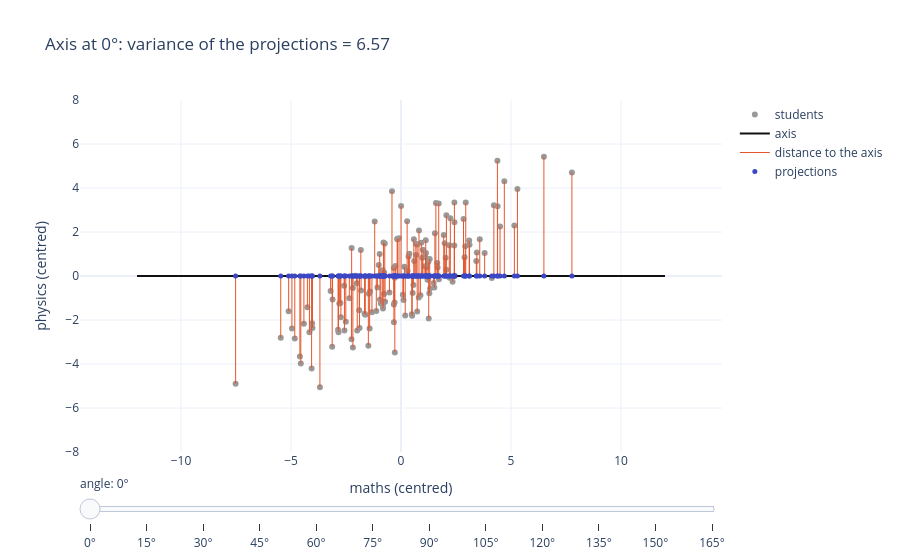

Here is the notebook cell this chart was saved with:
### Markdown cell above
### Step 2: project the points on an axis

Take an axis through the centre, at an angle $\theta$. Its direction is the unit vector $u=(\cos\theta, \sin\theta)$. The **projection** of a point $x_i$ on this axis is its "shadow" on the axis. Its position along the axis is a single number:

$$z_i = x_i \cdot u = x_{i1}\cos\theta + x_{i2}\sin\theta$$

With this one number per student, we replace 2 variables by 1. Move the slider to turn the axis: the title gives the **variance of the projections** $z_1, \dots, z_n$.

### Code cell
angles = np.arange(0, 180, 15)
fig = go.Figure(go.Scatter(x=Xc[:, 0], y=Xc[:, 1], mode="markers", name="students", marker=dict(size=6, color="#999999")))
titles = []
for a in angles:
    u = np.array([np.cos(np.radians(a)), np.sin(np.radians(a))])
    z = Xc @ u                                     # position of each shadow along the axis
    P = np.outer(z, u)                             # the shadows, drawn in the plane
    seg_x = np.column_stack([Xc[:, 0], P[:, 0], np.full(len(z), np.nan)]).ravel()
    seg_y = np.column_stack([Xc[:, 1], P[:, 1], np.full(len(z), np.nan)]).ravel()
    visible = bool(a == angles[0])
    fig.add_trace(go.Scatter(x=[-12 * u[0], 12 * u[0]], y=[-12 * u[1], 12 * u[1]], mode="lines", name="axis",
                             line=dict(color="#111111", width=2), visible=visible))
    fig.add_trace(go.Scatter(x=seg_x, y=seg_y, mode="lines", name="distance to the axis",
                             line=dict(color="#E4572E", width=1), visible=visible))
    fig.add_trace(go.Scatter(x=P[:, 0], y=P[:, 1], mode="markers", name="projections",
                             marker=dict(size=5, color="#3B47C4"), visible=visible))
    titles.append(f"Axis at {a}°: variance of the projections = {z.var(ddof=1):.2f}")

steps = []
for k, a in enumerate(angles):
    visible = [True] + [k == j for j in range(len(angles)) for _ in range(3)]
    steps.append(dict(method="update", label=f"{a}°", args=[{"visible": visible}, {"title.text": titles[k]}]))
fig.update_layout(title=titles[0], height=560, sliders=[dict(steps=steps, currentvalue=dict(prefix="angle: "))],
                  xaxis=dict(range=[-10, 10], title="maths (centred)"),
                  yaxis=dict(range=[-8, 8], title="physics (centred)", scaleanchor="x"))
fig.show()

### Figure 1 — Plotly figure (JSON) as saved in the notebook; plotly's stock layout.template omitted (floating-point values rounded to 4 significant figures; data arrays with more than 128 entries replaced by an {"elided": "..."} marker saying what was removed)
{"data": [{"marker": {"color": "#999999", "size": 6}, "mode": "markers", "name": "students", "type": "scatter", "x": {"elided": "150 float values"}, "y": {"elided": "150 float values"}}, {"line": {"color": "#111111", "width": 2}, "mode": "lines", "name": "axis", "type": "scatter", "visible": true, "x": [-12.0, 12.0], "y": [-0.0, 0.0]}, {"line": {"color": "#E4572E", "width": 1}, "mode": "lines", "name": "distance to the axis", "type": "scatter", "visible": true, "x": {"elided": "450 float values"}, "y": {"elided": "450 float values"}}, {"marker": {"color": "#3B47C4", "size": 5}, "mode": "markers", "name": "projections", "type": "scatter", "visible": true, "x": {"elided": "150 float values"}, "y": {"elided": "150 float values"}}, {"line": {"color": "#111111", "width": 2}, "mode": "lines", "name": "axis", "type": "scatter", "visible": false, "x": [-11.59, 11.59], "y": [-3.106, 3.106]}, {"line": {"color": "#E4572E", "width": 1}, "mode": "lines", "name": "distance to the axis", "type": "scatter", "visible": false, "x": {"elided": "450 float values"}, "y": {"elided": "450 float values"}}, {"marker": {"color": "#3B47C4", "size": 5}, "mode": "markers", "name": "projections", "type": "scatter", "visible": false, "x": {"elided": "150 float values"}, "y": {"elided": "150 float values"}}, {"line": {"color": "#111111", "width": 2}, "mode": "lines", "name": "axis", "type": "scatter", "visible": false, "x": [-10.39, 10.39], "y": [-6.0, 6.0]}, {"line": {"color": "#E4572E", "width": 1}, "mode": "lines", "name": "distance to the axis", "type": "scatter", "visible": false, "x": {"elided": "450 float values"}, "y": {"elided": "450 float values"}}, {"marker": {"color": "#3B47C4", "size": 5}, "mode": "markers", "name": "projections", "type": "scatter", "visible": false, "x": {"elided": "150 float values"}, "y": {"elided": "150 float values"}}, {"line": {"color": "#111111", "width": 2}, "mode": "lines", "name": "axis", "type": "scatter", "visible": false, "x": [-8.485, 8.485], "y": [-8.485, 8.485]}, {"line": {"color": "#E4572E", "width": 1}, "mode": "lines", "name": "distance to the axis", "type": "scatter", "visible": false, "x": {"elided": "450 float values"}, "y": {"elided": "450 float values"}}, {"marker": {"color": "#3B47C4", "size": 5}, "mode": "markers", "name": "projections", "type": "scatter", "visible": false, "x": {"elided": "150 float values"}, "y": {"elided": "150 float values"}}, {"line": {"color": "#111111", "width": 2}, "mode": "lines", "name": "axis", "type": "scatter", "visible": false, "x": [-6.0, 6.0], "y": [-10.39, 10.39]}, {"line": {"color": "#E4572E", "width": 1}, "mode": "lines", "name": "distance to the axis", "type": "scatter", "visible": false, "x": {"elided": "450 float values"}, "y": {"elided": "450 float values"}}, {"marker": {"color": "#3B47C4", "size": 5}, "mode": "markers", "name": "projections", "type": "scatter", "visible": false, "x": {"elided": "150 float values"}, "y": {"elided": "150 float values"}}, {"line": {"color": "#111111", "width": 2}, "mode": "lines", "name": "axis", "type": "scatter", "visible": false, "x": [-3.106, 3.106], "y": [-11.59, 11.59]}, {"line": {"color": "#E4572E", "width": 1}, "mode": "lines", "name": "distance to the axis", "type": "scatter", "visible": false, "x": {"elided": "450 float values"}, "y": {"elided": "450 float values"}}, {"marker": {"color": "#3B47C4", "size": 5}, "mode": "markers", "name": "projections", "type": "scatter", "visible": false, "x": {"elided": "150 float values"}, "y": {"elided": "150 float values"}}, {"line": {"color": "#111111", "width": 2}, "mode": "lines", "name": "axis", "type": "scatter", "visible": false, "x": [-7.348e-16, 7.348e-16], "y": [-12.0, 12.0]}, {"line": {"color": "#E4572E", "width": 1}, "mode": "lines", "name": "distance to the axis", "type": "scatter", "visible": false, "x": {"elided": "450 float values"}, "y": {"elided": "450 float values"}}, {"marker": {"color": "#3B47C4", "size": 5}, "mode": "markers", "name": "projections", "type": "scatter", "visible": false, "x": {"elided": "150 float values"}, "y": {"elided": "150 float values"}}, {"line": {"color": "#111111", "width": 2}, "mode": "lines", "name": "axis", "type": "scatter", "visible": false, "x": [3.106, -3.106], "y": [-11.59, 11.59]}, {"line": {"color": "#E4572E", "width": 1}, "mode": "lines", "name": "distance to the axis", "type": "scatter", "visible": false, "x": {"elided": "450 float values"}, "y": {"elided": "450 float values"}}, {"marker": {"color": "#3B47C4", "size": 5}, "mode": "markers", "name": "projections", "type": "scatter", "visible": false, "x": {"elided": "150 float values"}, "y": {"elided": "150 float values"}}, {"line": {"color": "#111111", "width": 2}, "mode": "lines", "name": "axis", "type": "scatter", "visible": false, "x": [6.0, -6.0], "y": [-10.39, 10.39]}, {"line": {"color": "#E4572E", "width": 1}, "mode": "lines", "name": "distance to the axis", "type": "scatter", "visible": false, "x": {"elided": "450 float values"}, "y": {"elided": "450 float values"}}, {"marker": {"color": "#3B47C4", "size": 5}, "mode": "markers", "name": "projections", "type": "scatter", "visible": false, "x": {"elided": "150 float values"}, "y": {"elided": "150 float values"}}, {"line": {"color": "#111111", "width": 2}, "mode": "lines", "name": "axis", "type": "scatter", "visible": false, "x": [8.485, -8.485], "y": [-8.485, 8.485]}, {"line": {"color": "#E4572E", "width": 1}, "mode": "lines", "name": "distance to the axis", "type": "scatter", "visible": false, "x": {"elided": "450 float values"}, "y": {"elided": "450 float values"}}, {"marker": {"color": "#3B47C4", "size": 5}, "mode": "markers", "name": "projections", "type": "scatter", "visible": false, "x": {"elided": "150 float values"}, "y": {"elided": "150 float values"}}, {"line": {"color": "#111111", "width": 2}, "mode": "lines", "name": "axis", "type": "scatter", "visible": false, "x": [10.39, -10.39], "y": [-6.0, 6.0]}, {"line": {"color": "#E4572E", "width": 1}, "mode": "lines", "name": "distance to the axis", "type": "scatter", "visible": false, "x": {"elided": "450 float values"}, "y": {"elided": "450 float values"}}, {"marker": {"color": "#3B47C4", "size": 5}, "mode": "markers", "name": "projections", "type": "scatter", "visible": false, "x": {"elided": "150 float values"}, "y": {"elided": "150 float values"}}, {"line": {"color": "#111111", "width": 2}, "mode": "lines", "name": "axis", "type": "scatter", "visible": false, "x": [11.59, -11.59], "y": [-3.106, 3.106]}, {"line": {"color": "#E4572E", "width": 1}, "mode": "lines", "name": "distance to the axis", "type": "scatter", "visible": false, "x": {"elided": "450 float values"}, "y": {"elided": "450 float values"}}, {"marker": {"color": "#3B47C4", "size": 5}, "mode": "markers", "name": "projections", "type": "scatter", "visible": false, "x": {"elided": "150 float values"}, "y": {"elided": "150 float values"}}], "layout": {"height": 560, "sliders": [{"currentvalue": {"prefix": "angle: "}, "steps": [{"args": [{"visible": [true, true, true, true, false, false, false, false, false, false, false, false, false, false, false, false, false, false, false, false, false, false, false, false, false, false, false, false, false, false, false, false, false, false, false, false, false]}, {"title.text": "Axis at 0°: variance of the projections = 6.57"}], "label": "0°", "method": "update"}, {"args": [{"visible": [true, false, false, false, true, true, true, false, false, false, false, false, false, false, false, false, false, false, false, false, false, false, false, false, false, false, false, false, false, false, false, false, false, false, false, false, false]}, {"title.text": "Axis at 15°: variance of the projections = 8.41"}], "label": "15°", "method": "update"}, {"args": [{"visible": [true, false, false, false, false, false, false, true, true, true, false, false, false, false, false, false, false, false, false, false, false, false, false, false, false, false, false, false, false, false, false, false, false, false, false, false, false]}, {"title.text": "Axis at 30°: variance of the projections = 9.44"}], "label": "30°", "method": "update"}, {"args": [{"visible": [true, false, false, false, false, false, false, false, false, false, true, true, true, false, false, false, false, false, false, false, false, false, false, false, false, false, false, false, false, false, false, false, false, false, false, false, false]}, {"title.text": "Axis at 45°: variance of the projections = 9.38"}], "label": "45°", "method": "update"}, {"args": [{"visible": [true, false, false, false, false, false, false, false, false, false, false, false, false, true, true, true, false, false, false, false, false, false, false, false, false, false, false, false, false, false, false, false, false, false, false, false, false]}, {"title.text": "Axis at 60°: variance of the projections = 8.25"}], "label": "60°", "method": "update"}, {"args": [{"visible": [true, false, false, false, false, false, false, false, false, false, false, false, false, false, false, false, true, true, true, false, false, false, false, false, false, false, false, false, false, false, false, false, false, false, false, false, false]}, {"title.text": "Axis at 75°: variance of the projections = 6.34"}], "label": "75°", "method": "update"}, {"args": [{"visible": [true, false, false, false, false, false, false, false, false, false, false, false, false, false, false, false, false, false, false, true, true, true, false, false, false, false, false, false, false, false, false, false, false, false, false, false, false]}, {"title.text": "Axis at 90°: variance of the projections = 4.18"}], "label": "90°", "method": "update"}, {"args": [{"visible": [true, false, false, false, false, false, false, false, false, false, false, false, false, false, false, false, false, false, false, false, false, false, true, true, true, false, false, false, false, false, false, false, false, false, false, false, false]}, {"title.text": "Axis at 105°: variance of the projections = 2.33"}], "label": "105°", "method": "update"}, {"args": [{"visible": [true, false, false, false, false, false, false, false, false, false, false, false, false, false, false, false, false, false, false, false, false, false, false, false, false, true, true, true, false, false, false, false, false, false, false, false, false]}, {"title.text": "Axis at 120°: variance of the projections = 1.31"}], "label": "120°", "method": "update"}, {"args": [{"visible": [true, false, false, false, false, false, false, false, false, false, false, false, false, false, false, false, false, false, false, false, false, false, false, false, false, false, false, false, true, true, true, false, false, false, false, false, false]}, {"title.text": "Axis at 135°: variance of the projections = 1.37"}], "label": "135°", "method": "update"}, {"args": [{"visible": [true, false, false, false, false, false, false, false, false, false, false, false, false, false, false, false, false, false, false, false, false, false, false, false, false, false, false, false, false, false, false, true, true, true, false, false, false]}, {"title.text": "Axis at 150°: variance of the projections = 2.50"}], "label": "150°", "method": "update"}, {"args": [{"visible": [true, false, false, false, false, false, false, false, false, false, false, false, false, false, false, false, false, false, false, false, false, false, false, false, false, false, false, false, false, false, false, false, false, false, true, true, true]}, {"title.text": "Axis at 165°: variance of the projections = 4.41"}], "label": "165°", "method": "update"}]}], "title": {"text": "Axis at 0°: variance of the projections = 6.57"}, "xaxis": {"range": [-10, 10], "title": {"text": "maths (centred)"}}, "yaxis": {"range": [-8, 8], "scaleanchor": "x", "title": {"text": "physics (centred)"}}}}
